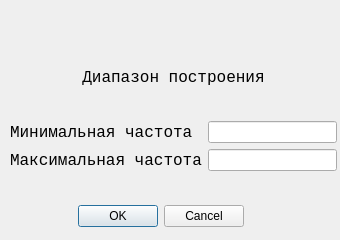
<?xml version="1.0" encoding="UTF-8"?>
<ui version="4.0">
 <class>DialogSignalEnvelopeSpectrum</class>
 <widget class="QDialog" name="DialogSignalEnvelopeSpectrum">
  <property name="geometry">
   <rect>
    <x>0</x>
    <y>0</y>
    <width>340</width>
    <height>240</height>
   </rect>
  </property>
  <property name="minimumSize">
   <size>
    <width>340</width>
    <height>240</height>
   </size>
  </property>
  <property name="maximumSize">
   <size>
    <width>340</width>
    <height>240</height>
   </size>
  </property>
  <property name="baseSize">
   <size>
    <width>0</width>
    <height>0</height>
   </size>
  </property>
  <property name="windowTitle">
   <string>Спектр огибающей</string>
  </property>
  <widget class="QDialogButtonBox" name="buttonBox">
   <property name="geometry">
    <rect>
     <x>10</x>
     <y>200</y>
     <width>301</width>
     <height>32</height>
    </rect>
   </property>
   <property name="orientation">
    <enum>Qt::Horizontal</enum>
   </property>
   <property name="standardButtons">
    <set>QDialogButtonBox::Cancel|QDialogButtonBox::Ok</set>
   </property>
   <property name="centerButtons">
    <bool>true</bool>
   </property>
  </widget>
  <widget class="QWidget" name="layoutWidget">
   <property name="geometry">
    <rect>
     <x>10</x>
     <y>40</y>
     <width>327</width>
     <height>131</height>
    </rect>
   </property>
   <layout class="QVBoxLayout" name="verticalLayout_3">
    <item>
     <widget class="QLabel" name="label_4">
      <property name="font">
       <font>
        <family>Consolas</family>
        <pointsize>12</pointsize>
       </font>
      </property>
      <property name="text">
       <string>Диапазон построения</string>
      </property>
      <property name="alignment">
       <set>Qt::AlignCenter</set>
      </property>
     </widget>
    </item>
    <item>
     <layout class="QHBoxLayout" name="horizontalLayout_2">
      <item>
       <layout class="QVBoxLayout" name="verticalLayout">
        <item>
         <widget class="QLabel" name="label_2">
          <property name="font">
           <font>
            <family>Consolas</family>
            <pointsize>12</pointsize>
           </font>
          </property>
          <property name="text">
           <string>Минимальная частота</string>
          </property>
         </widget>
        </item>
        <item>
         <widget class="QLabel" name="label_3">
          <property name="font">
           <font>
            <family>Consolas</family>
            <pointsize>12</pointsize>
           </font>
          </property>
          <property name="text">
           <string>Максимальная частота</string>
          </property>
         </widget>
        </item>
       </layout>
      </item>
      <item>
       <layout class="QVBoxLayout" name="verticalLayout_2">
        <item>
         <widget class="QLineEdit" name="min_spectrum_f"/>
        </item>
        <item>
         <widget class="QLineEdit" name="max_spectrum_f"/>
        </item>
       </layout>
      </item>
     </layout>
    </item>
   </layout>
  </widget>
 </widget>
 <resources/>
 <connections>
  <connection>
   <sender>buttonBox</sender>
   <signal>accepted()</signal>
   <receiver>DialogSignalEnvelopeSpectrum</receiver>
   <slot>accept()</slot>
   <hints>
    <hint type="sourcelabel">
     <x>248</x>
     <y>254</y>
    </hint>
    <hint type="destinationlabel">
     <x>157</x>
     <y>274</y>
    </hint>
   </hints>
  </connection>
  <connection>
   <sender>buttonBox</sender>
   <signal>rejected()</signal>
   <receiver>DialogSignalEnvelopeSpectrum</receiver>
   <slot>reject()</slot>
   <hints>
    <hint type="sourcelabel">
     <x>316</x>
     <y>260</y>
    </hint>
    <hint type="destinationlabel">
     <x>286</x>
     <y>274</y>
    </hint>
   </hints>
  </connection>
 </connections>
</ui>
